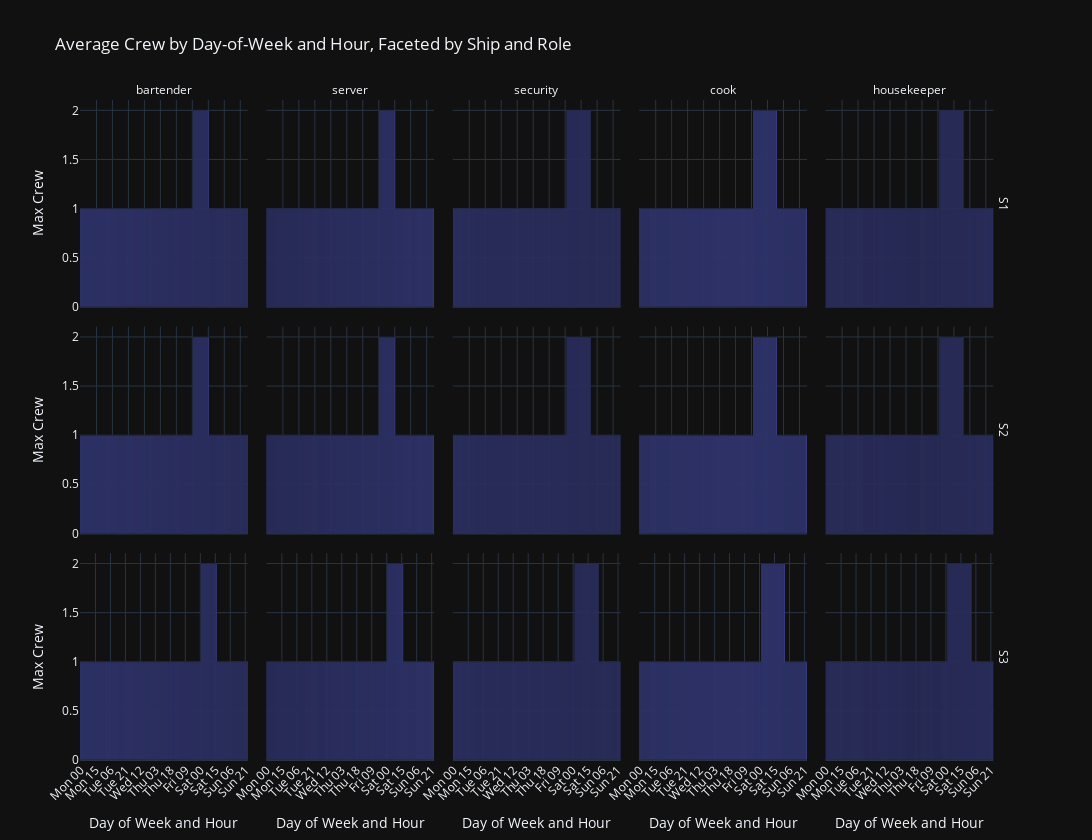

The cell this chart's notebook holds for it:
### Code cell
# Single barplot figure: facets by ship and role
fig_bar = px.bar(
    df2,
    x="dow_hour",
    y="max_crew",
    facet_row="ship_id",
    facet_col="role",
    category_orders={"dow_hour": dow_hour_order},
    labels={"dow_hour": "Day of Week and Hour", "max_crew": "Max Crew", "ship_id": "Ship", "role": "Role"},
    title="Average Crew by Day-of-Week and Hour, Faceted by Ship and Role",
    template="plotly_dark",
)

# Styling
fig_bar.update_layout(
    hovermode="x unified",
    bargap=0.1,
    legend_title_text="",
    height=max(400, 280 * df2["ship_id"].nunique()),
    width=max(900, 260 * df2["role"].nunique()),
)
fig_bar.update_xaxes(tickangle=-45, showgrid=True)
fig_bar.update_yaxes(showgrid=True)

# Clean facet labels
fig_bar.for_each_annotation(lambda a: a.update(text=a.text.split("=")[-1]))

fig_bar.show()

### Figure 1 — Plotly figure (JSON) as saved in the notebook; plotly's stock layout.template omitted (floating-point values rounded to 4 significant figures; data arrays with more than 128 entries replaced by an {"elided": "..."} marker saying what was removed)
{"data": [{"hovertemplate": "Ship=S1<br>Role=bartender<br>Day of Week and Hour=%{x}<br>Max Crew=%{y}<extra></extra>", "legendgroup": "", "marker": {"color": "#636efa", "pattern": {"shape": ""}}, "name": "", "orientation": "v", "showlegend": false, "textposition": "auto", "x": {"elided": "168 str values"}, "xaxis": "x11", "y": {"elided": "168 int values"}, "yaxis": "y11", "type": "bar"}, {"hovertemplate": "Ship=S1<br>Role=server<br>Day of Week and Hour=%{x}<br>Max Crew=%{y}<extra></extra>", "legendgroup": "", "marker": {"color": "#636efa", "pattern": {"shape": ""}}, "name": "", "orientation": "v", "showlegend": false, "textposition": "auto", "x": {"elided": "168 str values"}, "xaxis": "x12", "y": {"elided": "168 int values"}, "yaxis": "y12", "type": "bar"}, {"hovertemplate": "Ship=S1<br>Role=security<br>Day of Week and Hour=%{x}<br>Max Crew=%{y}<extra></extra>", "legendgroup": "", "marker": {"color": "#636efa", "pattern": {"shape": ""}}, "name": "", "orientation": "v", "showlegend": false, "textposition": "auto", "x": {"elided": "168 str values"}, "xaxis": "x13", "y": {"elided": "168 int values"}, "yaxis": "y13", "type": "bar"}, {"hovertemplate": "Ship=S1<br>Role=cook<br>Day of Week and Hour=%{x}<br>Max Crew=%{y}<extra></extra>", "legendgroup": "", "marker": {"color": "#636efa", "pattern": {"shape": ""}}, "name": "", "orientation": "v", "showlegend": false, "textposition": "auto", "x": {"elided": "168 str values"}, "xaxis": "x14", "y": {"elided": "168 int values"}, "yaxis": "y14", "type": "bar"}, {"hovertemplate": "Ship=S1<br>Role=housekeeper<br>Day of Week and Hour=%{x}<br>Max Crew=%{y}<extra></extra>", "legendgroup": "", "marker": {"color": "#636efa", "pattern": {"shape": ""}}, "name": "", "orientation": "v", "showlegend": false, "textposition": "auto", "x": {"elided": "168 str values"}, "xaxis": "x15", "y": {"elided": "168 int values"}, "yaxis": "y15", "type": "bar"}, {"hovertemplate": "Ship=S2<br>Role=bartender<br>Day of Week and Hour=%{x}<br>Max Crew=%{y}<extra></extra>", "legendgroup": "", "marker": {"color": "#636efa", "pattern": {"shape": ""}}, "name": "", "orientation": "v", "showlegend": false, "textposition": "auto", "x": {"elided": "168 str values"}, "xaxis": "x6", "y": {"elided": "168 int values"}, "yaxis": "y6", "type": "bar"}, {"hovertemplate": "Ship=S2<br>Role=server<br>Day of Week and Hour=%{x}<br>Max Crew=%{y}<extra></extra>", "legendgroup": "", "marker": {"color": "#636efa", "pattern": {"shape": ""}}, "name": "", "orientation": "v", "showlegend": false, "textposition": "auto", "x": {"elided": "168 str values"}, "xaxis": "x7", "y": {"elided": "168 int values"}, "yaxis": "y7", "type": "bar"}, {"hovertemplate": "Ship=S2<br>Role=security<br>Day of Week and Hour=%{x}<br>Max Crew=%{y}<extra></extra>", "legendgroup": "", "marker": {"color": "#636efa", "pattern": {"shape": ""}}, "name": "", "orientation": "v", "showlegend": false, "textposition": "auto", "x": {"elided": "168 str values"}, "xaxis": "x8", "y": {"elided": "168 int values"}, "yaxis": "y8", "type": "bar"}, {"hovertemplate": "Ship=S2<br>Role=cook<br>Day of Week and Hour=%{x}<br>Max Crew=%{y}<extra></extra>", "legendgroup": "", "marker": {"color": "#636efa", "pattern": {"shape": ""}}, "name": "", "orientation": "v", "showlegend": false, "textposition": "auto", "x": {"elided": "168 str values"}, "xaxis": "x9", "y": {"elided": "168 int values"}, "yaxis": "y9", "type": "bar"}, {"hovertemplate": "Ship=S2<br>Role=housekeeper<br>Day of Week and Hour=%{x}<br>Max Crew=%{y}<extra></extra>", "legendgroup": "", "marker": {"color": "#636efa", "pattern": {"shape": ""}}, "name": "", "orientation": "v", "showlegend": false, "textposition": "auto", "x": {"elided": "168 str values"}, "xaxis": "x10", "y": {"elided": "168 int values"}, "yaxis": "y10", "type": "bar"}, {"hovertemplate": "Ship=S3<br>Role=bartender<br>Day of Week and Hour=%{x}<br>Max Crew=%{y}<extra></extra>", "legendgroup": "", "marker": {"color": "#636efa", "pattern": {"shape": ""}}, "name": "", "orientation": "v", "showlegend": false, "textposition": "auto", "x": {"elided": "168 str values"}, "xaxis": "x", "y": {"elided": "168 int values"}, "yaxis": "y", "type": "bar"}, {"hovertemplate": "Ship=S3<br>Role=server<br>Day of Week and Hour=%{x}<br>Max Crew=%{y}<extra></extra>", "legendgroup": "", "marker": {"color": "#636efa", "pattern": {"shape": ""}}, "name": "", "orientation": "v", "showlegend": false, "textposition": "auto", "x": {"elided": "168 str values"}, "xaxis": "x2", "y": {"elided": "168 int values"}, "yaxis": "y2", "type": "bar"}, {"hovertemplate": "Ship=S3<br>Role=security<br>Day of Week and Hour=%{x}<br>Max Crew=%{y}<extra></extra>", "legendgroup": "", "marker": {"color": "#636efa", "pattern": {"shape": ""}}, "name": "", "orientation": "v", "showlegend": false, "textposition": "auto", "x": {"elided": "168 str values"}, "xaxis": "x3", "y": {"elided": "168 int values"}, "yaxis": "y3", "type": "bar"}, {"hovertemplate": "Ship=S3<br>Role=cook<br>Day of Week and Hour=%{x}<br>Max Crew=%{y}<extra></extra>", "legendgroup": "", "marker": {"color": "#636efa", "pattern": {"shape": ""}}, "name": "", "orientation": "v", "showlegend": false, "textposition": "auto", "x": {"elided": "168 str values"}, "xaxis": "x4", "y": {"elided": "168 int values"}, "yaxis": "y4", "type": "bar"}, {"hovertemplate": "Ship=S3<br>Role=housekeeper<br>Day of Week and Hour=%{x}<br>Max Crew=%{y}<extra></extra>", "legendgroup": "", "marker": {"color": "#636efa", "pattern": {"shape": ""}}, "name": "", "orientation": "v", "showlegend": false, "textposition": "auto", "x": {"elided": "168 str values"}, "xaxis": "x5", "y": {"elided": "168 int values"}, "yaxis": "y5", "type": "bar"}], "layout": {"xaxis": {"anchor": "y", "domain": [0.0, 0.18], "title": {"text": "Day of Week and Hour"}, "categoryorder": "array", "categoryarray": {"elided": "168 str values"}, "tickangle": -45, "showgrid": true}, "yaxis": {"anchor": "x", "domain": [0.0, 0.3133], "title": {"text": "Max Crew"}, "showgrid": true}, "xaxis2": {"anchor": "y2", "domain": [0.2, 0.38], "matches": "x", "title": {"text": "Day of Week and Hour"}, "categoryorder": "array", "categoryarray": {"elided": "168 str values"}, "tickangle": -45, "showgrid": true}, "yaxis2": {"anchor": "x2", "domain": [0.0, 0.3133], "matches": "y", "showticklabels": false, "showgrid": true}, "xaxis3": {"anchor": "y3", "domain": [0.4, 0.58], "matches": "x", "title": {"text": "Day of Week and Hour"}, "categoryorder": "array", "categoryarray": {"elided": "168 str values"}, "tickangle": -45, "showgrid": true}, "yaxis3": {"anchor": "x3", "domain": [0.0, 0.3133], "matches": "y", "showticklabels": false, "showgrid": true}, "xaxis4": {"anchor": "y4", "domain": [0.6, 0.78], "matches": "x", "title": {"text": "Day of Week and Hour"}, "categoryorder": "array", "categoryarray": {"elided": "168 str values"}, "tickangle": -45, "showgrid": true}, "yaxis4": {"anchor": "x4", "domain": [0.0, 0.3133], "matches": "y", "showticklabels": false, "showgrid": true}, "xaxis5": {"anchor": "y5", "domain": [0.8, 0.98], "matches": "x", "title": {"text": "Day of Week and Hour"}, "categoryorder": "array", "categoryarray": {"elided": "168 str values"}, "tickangle": -45, "showgrid": true}, "yaxis5": {"anchor": "x5", "domain": [0.0, 0.3133], "matches": "y", "showticklabels": false, "showgrid": true}, "xaxis6": {"anchor": "y6", "domain": [0.0, 0.18], "matches": "x", "showticklabels": false, "tickangle": -45, "showgrid": true}, "yaxis6": {"anchor": "x6", "domain": [0.3433, 0.6567], "matches": "y", "title": {"text": "Max Crew"}, "showgrid": true}, "xaxis7": {"anchor": "y7", "domain": [0.2, 0.38], "matches": "x", "showticklabels": false, "tickangle": -45, "showgrid": true}, "yaxis7": {"anchor": "x7", "domain": [0.3433, 0.6567], "matches": "y", "showticklabels": false, "showgrid": true}, "xaxis8": {"anchor": "y8", "domain": [0.4, 0.58], "matches": "x", "showticklabels": false, "tickangle": -45, "showgrid": true}, "yaxis8": {"anchor": "x8", "domain": [0.3433, 0.6567], "matches": "y", "showticklabels": false, "showgrid": true}, "xaxis9": {"anchor": "y9", "domain": [0.6, 0.78], "matches": "x", "showticklabels": false, "tickangle": -45, "showgrid": true}, "yaxis9": {"anchor": "x9", "domain": [0.3433, 0.6567], "matches": "y", "showticklabels": false, "showgrid": true}, "xaxis10": {"anchor": "y10", "domain": [0.8, 0.98], "matches": "x", "showticklabels": false, "tickangle": -45, "showgrid": true}, "yaxis10": {"anchor": "x10", "domain": [0.3433, 0.6567], "matches": "y", "showticklabels": false, "showgrid": true}, "xaxis11": {"anchor": "y11", "domain": [0.0, 0.18], "matches": "x", "showticklabels": false, "tickangle": -45, "showgrid": true}, "yaxis11": {"anchor": "x11", "domain": [0.6867, 1.0], "matches": "y", "title": {"text": "Max Crew"}, "showgrid": true}, "xaxis12": {"anchor": "y12", "domain": [0.2, 0.38], "matches": "x", "showticklabels": false, "tickangle": -45, "showgrid": true}, "yaxis12": {"anchor": "x12", "domain": [0.6867, 1.0], "matches": "y", "showticklabels": false, "showgrid": true}, "xaxis13": {"anchor": "y13", "domain": [0.4, 0.58], "matches": "x", "showticklabels": false, "tickangle": -45, "showgrid": true}, "yaxis13": {"anchor": "x13", "domain": [0.6867, 1.0], "matches": "y", "showticklabels": false, "showgrid": true}, "xaxis14": {"anchor": "y14", "domain": [0.6, 0.78], "matches": "x", "showticklabels": false, "tickangle": -45, "showgrid": true}, "yaxis14": {"anchor": "x14", "domain": [0.6867, 1.0], "matches": "y", "showticklabels": false, "showgrid": true}, "xaxis15": {"anchor": "y15", "domain": [0.8, 0.98], "matches": "x", "showticklabels": false, "tickangle": -45, "showgrid": true}, "yaxis15": {"anchor": "x15", "domain": [0.6867, 1.0], "matches": "y", "showticklabels": false, "showgrid": true}, "annotations": [{"font": {}, "showarrow": false, "text": "bartender", "x": 0.09, "xanchor": "center", "xref": "paper", "y": 1.0, "yanchor": "bottom", "yref": "paper"}, {"font": {}, "showarrow": false, "text": "server", "x": 0.29, "xanchor": "center", "xref": "paper", "y": 1.0, "yanchor": "bottom", "yref": "paper"}, {"font": {}, "showarrow": false, "text": "security", "x": 0.49, "xanchor": "center", "xref": "paper", "y": 1.0, "yanchor": "bottom", "yref": "paper"}, {"font": {}, "showarrow": false, "text": "cook", "x": 0.69, "xanchor": "center", "xref": "paper", "y": 1.0, "yanchor": "bottom", "yref": "paper"}, {"font": {}, "showarrow": false, "text": "housekeeper", "x": 0.89, "xanchor": "center", "xref": "paper", "y": 1.0, "yanchor": "bottom", "yref": "paper"}, {"font": {}, "showarrow": false, "text": "S3", "textangle": 90, "x": 0.98, "xanchor": "left", "xref": "paper", "y": 0.1567, "yanchor": "middle", "yref": "paper"}, {"font": {}, "showarrow": false, "text": "S2", "textangle": 90, "x": 0.98, "xanchor": "left", "xref": "paper", "y": 0.5, "yanchor": "middle", "yref": "paper"}, {"font": {}, "showarrow": false, "text": "S1", "textangle": 90, "x": 0.98, "xanchor": "left", "xref": "paper", "y": 0.8433, "yanchor": "middle", "yref": "paper"}], "legend": {"tracegroupgap": 0, "title": {"text": ""}}, "title": {"text": "Average Crew by Day-of-Week and Hour, Faceted by Ship and Role"}, "barmode": "relative", "hovermode": "x unified", "bargap": 0.1, "height": 840, "width": 1300}}
